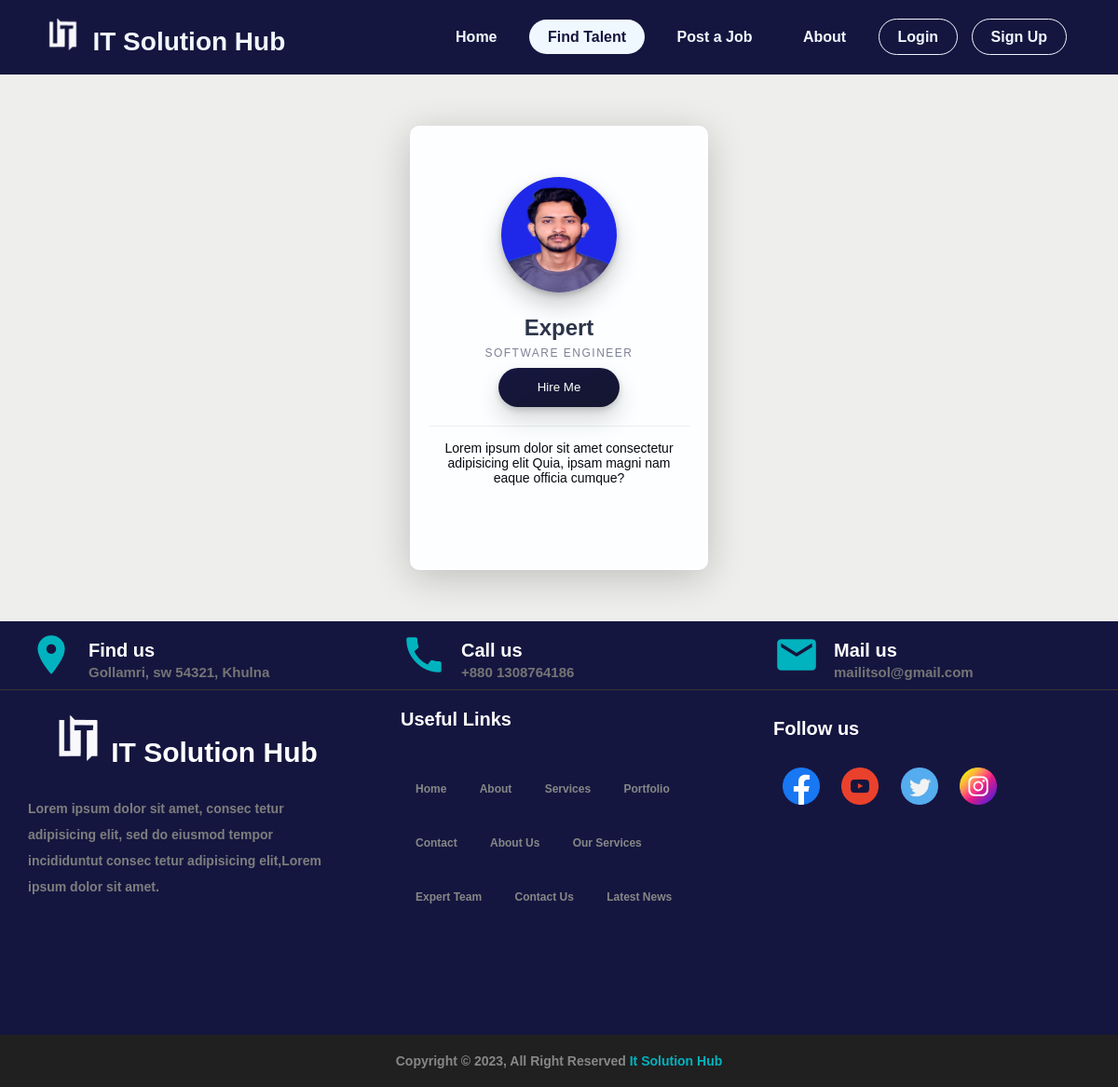
Screenshot of /talent.php with the database file from the repository.
### tables this page shows
CREATE TABLE `users` (
  `id` int(11) NOT NULL,
  `name` varchar(50) NOT NULL,
  `email` varchar(50) NOT NULL,
  `password` varchar(15) NOT NULL,
  `type` varchar(50) DEFAULT current_timestamp(),
  `earning` int(50) NOT NULL
);

CREATE TABLE `pro_img` (
  `pi_id` varchar(50) DEFAULT NULL,
  `email` varchar(50) NOT NULL,
  `url` varchar(100) NOT NULL
);

CREATE TABLE `user_info` (
  `u_id` int(50) NOT NULL,
  `email` varchar(50) NOT NULL,
  `tag_line` varchar(100) NOT NULL,
  `address` varchar(100) NOT NULL,
  `about` varchar(200) NOT NULL,
  `web` varchar(50) NOT NULL,
  `fb` varchar(50) NOT NULL,
  `twt` varchar(50) NOT NULL
);

### talent.php (the view, shortened to what this page needs)
<!DOCTYPE html>
<html lang="en">
  <head>
    <link rel="stylesheet" href="./css/talent.css" />
    <link rel="stylesheet" href="./css/header.css">
  </head>
  <body>
    <?php
      include('nav.php');
        $sql = "SELECT* FROM users natural join pro_img natural join user_info where type=2";
        $qry = mysqli_query($conn,$sql);
    ?>
    <div class="card__container">
      <?php
        while ( $rows = mysqli_fetch_assoc($qry)){ ?>
      <div class="card">
        <div class="wrapper">
          <div class="profile">
            <img src="<?php echo $rows["url"]; ?>" class="thumbnail"/>
            <h3 class="name"><?php echo $rows["name"]; ?></h3>
            <p class="title"><?php echo $rows["tag_line"]; ?></p>
            <div class="action_btn_div">
              <button type="button" class="btn"><a href="hire.php?expert_id=<?php echo $rows["id"];?>">Hire Me</a></button>
            </div>
          </div><p class="description"><?php echo $rows["about"]; ?></p>
        </div>
      </div>
      <?php } ?>
      </div>
    <?php include('footer_.php'); ?>
  </body>
</html>

### css/talent.css (style rules this page uses)
* { margin: 0; padding: 0; box-sizing: border-box; }
body { width: 100%; display: flex; position: relative; background: #eeeeec; align-items: center; flex-direction: column; justify-content: center; font-family: "Open Sans", sans-serif; font-size: 100%; }
.card__container { width: 100vw; padding: 45px 10px; display: flex; justify-content: space-around; flex-wrap: wrap; }
.card { margin: 10px; border: none !important; }
.wrapper { width: 320px; height: auto; background: #fdfeff; transition: background 0.6s ease; border-radius: 10px; padding: 20px 20px 20px 20px; box-shadow: 0 8px 40px rgba(0, 0, 0, 0.2); }
.wrapper .profile { margin-top: 2.2em; position: relative; }
.wrapper .profile:after { width: 100%; height: 1px; content: " "; display: block; margin-top: 1.3em; background: #e9eff6; }
.wrapper .profile .thumbnail { width: 124px; height: 124px; display: flex; margin-left: auto; margin-right: auto; margin-bottom: 1.5em; border-radius: 100%; box-shadow: 0 13px 26px rgba(0, 0, 0, 0.2), 0 3px 6px rgba(0, 0, 0, 0.2); }
.wrapper .profile .name { color: #2d354a; font-size: 24px; font-weight: 600; text-align: center; }
.wrapper .profile .title { color: #7c8097; font-size: 0.75em; font-weight: 300; text-align: center; padding-top: 0.5em; padding-bottom: 0.7em; letter-spacing: 1.5px; text-transform: uppercase; }
.wrapper .description { height: 100px; overflow: hidden; margin-top: 15px; color: #080911; font-size: 14px; font-weight: 300; text-align: center; margin-bottom: 1.3em; }
.wrapper .profile .btn { color: #fff; width: 130px; height: 42px; outline: none; border: none; display: block; cursor: pointer; font-weight: 300; margin-left: auto; margin-right: auto; border-radius: 70px; box-shadow: 0 13px 26px rgba(0, 0, 0, 0.16), 0 3px 6px rgba(0, 0, 0, 0.16); background: linear-gradient(to bottom right, #15163f, #15162f); }
.action_btn_div { display: flex; }
.action_btn_div a { text-decoration: none; color: white; }
a { text-decoration: none; color: white; }

### css/header.css (style rules this page uses)
* { padding: 0; margin: 0; box-sizing: border-box; font-family: "Josefin Sans", sans-serif; }

### css/footer_.css (style rules this page uses)
* { margin: 0; padding: 0; box-sizing: border-box; }
:root { --main-radius: 5px; --main-padding: 5px; }
body { font-family: "Inter", sans-serif; }

### rows the page displays
users: pro_img.url (picture), name "Expert", user_info.tag_line "SOFTWARE ENGINEER", user_info.about "Lorem ipsum dolor sit amet consectetur adipisicing elit Quia, ipsam magni nam eaque officia cumque?"
